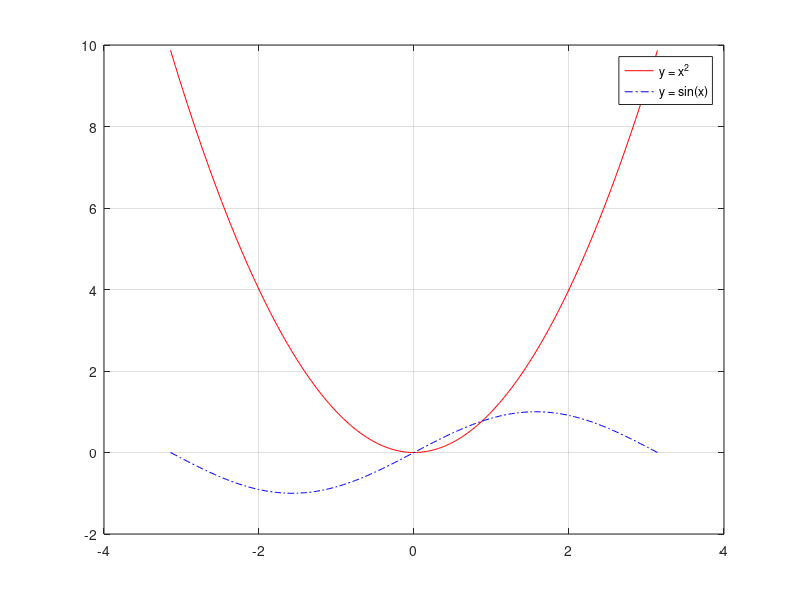

The MATLAB source for this figure:
clear;  clc;

x = -pi:pi/100:pi;
y1 = x.^2;
y2 = sin(x);
plot(x,y1,'r-',x,y2,'b-.');
legend('y = x^2','y = sin(x)');
grid on
